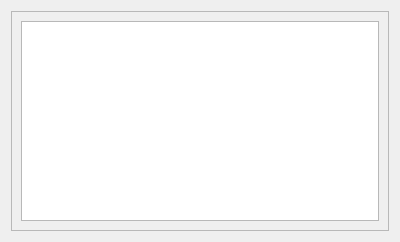
<?xml version="1.0" encoding="UTF-8"?>
<ui version="4.0">
 <class>templateListWidget</class>
 <widget class="QWidget" name="templateListWidget">
  <property name="geometry">
   <rect>
    <x>0</x>
    <y>0</y>
    <width>400</width>
    <height>242</height>
   </rect>
  </property>
  <property name="windowTitle">
   <string>Form</string>
  </property>
  <layout class="QGridLayout" name="gridLayout">
   <item row="0" column="0">
    <widget class="QScrollArea" name="scrollArea">
     <property name="widgetResizable">
      <bool>true</bool>
     </property>
     <widget class="QWidget" name="scrollAreaWidgetContents">
      <property name="geometry">
       <rect>
        <x>0</x>
        <y>0</y>
        <width>380</width>
        <height>222</height>
       </rect>
      </property>
      <layout class="QGridLayout" name="gridLayout_2">
       <item row="0" column="0">
        <layout class="QVBoxLayout" name="verticalLayout">
         <item>
          <widget class="QListView" name="listView">
           <property name="editTriggers">
            <set>QAbstractItemView::NoEditTriggers</set>
           </property>
          </widget>
         </item>
        </layout>
       </item>
      </layout>
     </widget>
    </widget>
   </item>
  </layout>
 </widget>
 <resources/>
 <connections>
  <connection>
   <sender>listView</sender>
   <signal>doubleClicked(QModelIndex)</signal>
   <receiver>templateListWidget</receiver>
   <slot>selectIndex(QModelIndex)</slot>
   <hints>
    <hint type="sourcelabel">
     <x>199</x>
     <y>120</y>
    </hint>
    <hint type="destinationlabel">
     <x>199</x>
     <y>120</y>
    </hint>
   </hints>
  </connection>
 </connections>
 <slots>
  <slot>selectIndex(QModelIndex)</slot>
 </slots>
</ui>
